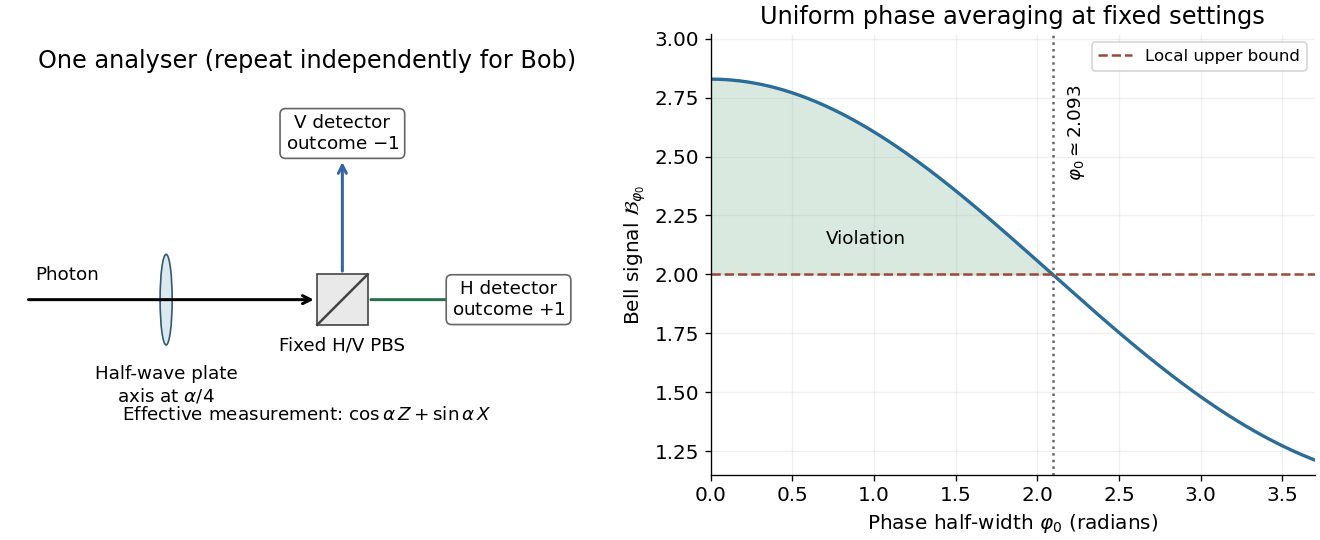

Recreate this plot in Python.
"""Original analyser diagram and Bell signal; Python 3.14, NumPy/Matplotlib."""
from pathlib import Path
import matplotlib
matplotlib.use('Agg')
import matplotlib.pyplot as plt
from matplotlib.patches import Rectangle,Ellipse
import numpy as np

plt.rcParams.update({'font.size':12,'axes.spines.top':False,'axes.spines.right':False})
fig,(setup,bell)=plt.subplots(1,2,figsize=(11,4.5),layout='constrained',facecolor='white')
setup.set(xlim=(-.2,5.8),ylim=(-1.3,2.2),aspect='equal',title='One analyser (repeat independently for Bob)')
setup.axis('off')
setup.annotate('',xy=(2.9,0),xytext=(0,0),arrowprops={'arrowstyle':'->','lw':1.8})
setup.text(.1,.2,'Photon',fontsize=11)
setup.add_patch(Ellipse((1.4,0),.12,.9,facecolor='#dce9ee',edgecolor='#315b71'))
setup.text(1.4,-.65,'Half-wave plate\naxis at '+r'$\alpha/4$',ha='center',va='top',fontsize=11)
setup.add_patch(Rectangle((2.9,-.25),.5,.5,facecolor='#e9e9e9',edgecolor='#444444'))
setup.plot([2.9,3.4],[-.25,.25],color='#444444')
setup.text(3.15,-.5,'Fixed H/V PBS',ha='center',fontsize=11)
setup.annotate('',xy=(4.8,0),xytext=(3.4,0),arrowprops={'arrowstyle':'->','lw':1.8,'color':'#26704b'})
setup.annotate('',xy=(3.15,1.4),xytext=(3.15,.25),arrowprops={'arrowstyle':'->','lw':1.8,'color':'#3566a3'})
for x,y,label in [(4.8,0,'H detector\n'+r'outcome $+1$'),(3.15,1.65,'V detector\n'+r'outcome $-1$')]:
    setup.text(x,y,label,ha='center',va='center',fontsize=11,bbox={'boxstyle':'round,pad=.3','fc':'white','ec':'#666666'})
setup.text(2.8,-1.2,r'Effective measurement: $\cos\alpha\,Z+\sin\alpha\,X$',ha='center',fontsize=11)
x=np.linspace(0,3.7,1001)
y=np.sqrt(2)*(1+np.sinc(x/np.pi))
threshold=2.092751479055039
bell.plot(x,y,color='#2b6d99',lw=2)
bell.axhline(2,color='#9a4938',ls='--',label='Local upper bound')
bell.axvline(threshold,color='#666666',ls=':')
bell.fill_between(x,2,y,where=x<threshold,color='#d9e9df')
bell.text(.95,2.13,'Violation',ha='center',fontsize=11)
bell.text(threshold+.08,2.6,r'$\varphi_0\simeq2.093$',rotation=90,va='center',fontsize=11)
bell.set(xlabel=r'Phase half-width $\varphi_0$ (radians)',ylabel=r'Bell signal $\mathcal{B}_{\varphi_0}$',title='Uniform phase averaging at fixed settings',xlim=(0,3.7),ylim=(1.15,3.02))
bell.legend(loc='upper right',fontsize=10)
bell.grid(alpha=.18)
fig.savefig(Path.cwd()/Path(__file__).with_suffix('.png').name,dpi=120,facecolor='white',transparent=False)
